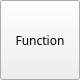
<?xml version="1.0" encoding="UTF-8"?>
<ui version="4.0">
 <class>FunctionBtn</class>
 <widget class="QWidget" name="FunctionBtn">
  <property name="enabled">
   <bool>true</bool>
  </property>
  <property name="geometry">
   <rect>
    <x>0</x>
    <y>0</y>
    <width>80</width>
    <height>80</height>
   </rect>
  </property>
  <property name="windowTitle">
   <string>Form</string>
  </property>
  <widget class="QPushButton" name="Btn">
   <property name="geometry">
    <rect>
     <x>0</x>
     <y>0</y>
     <width>80</width>
     <height>80</height>
    </rect>
   </property>
   <property name="font">
    <font>
     <family>微软雅黑</family>
    </font>
   </property>
   <property name="text">
    <string>Function</string>
   </property>
  </widget>
 </widget>
 <resources/>
 <connections/>
</ui>
